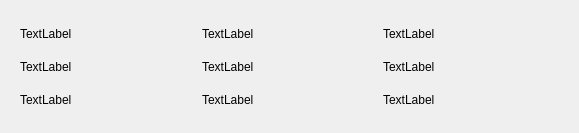
<?xml version="1.0" encoding="UTF-8"?>
<ui version="4.0">
 <class>ItemInfo</class>
 <widget class="QWidget" name="ItemInfo">
  <property name="geometry">
   <rect>
    <x>0</x>
    <y>0</y>
    <width>579</width>
    <height>133</height>
   </rect>
  </property>
  <property name="windowTitle">
   <string>Form</string>
  </property>
  <layout class="QGridLayout" name="gridLayout_2">
   <item row="0" column="0">
    <layout class="QGridLayout" name="gridLayout">
     <item row="0" column="0">
      <widget class="QFrame" name="frame">
       <property name="autoFillBackground">
        <bool>false</bool>
       </property>
       <property name="frameShape">
        <enum>QFrame::NoFrame</enum>
       </property>
       <property name="frameShadow">
        <enum>QFrame::Plain</enum>
       </property>
       <layout class="QGridLayout" name="gridLayout_3">
        <item row="0" column="0">
         <widget class="QLabel" name="label">
          <property name="text">
           <string>TextLabel</string>
          </property>
         </widget>
        </item>
        <item row="1" column="0">
         <widget class="QLabel" name="label_2">
          <property name="text">
           <string>TextLabel</string>
          </property>
         </widget>
        </item>
        <item row="2" column="0">
         <widget class="QLabel" name="label_3">
          <property name="text">
           <string>TextLabel</string>
          </property>
         </widget>
        </item>
        <item row="0" column="1">
         <widget class="QLabel" name="label_4">
          <property name="text">
           <string>TextLabel</string>
          </property>
         </widget>
        </item>
        <item row="0" column="2">
         <widget class="QLabel" name="label_5">
          <property name="text">
           <string>TextLabel</string>
          </property>
         </widget>
        </item>
        <item row="1" column="1">
         <widget class="QLabel" name="label_6">
          <property name="text">
           <string>TextLabel</string>
          </property>
         </widget>
        </item>
        <item row="2" column="1">
         <widget class="QLabel" name="label_7">
          <property name="text">
           <string>TextLabel</string>
          </property>
         </widget>
        </item>
        <item row="1" column="2">
         <widget class="QLabel" name="label_8">
          <property name="text">
           <string>TextLabel</string>
          </property>
         </widget>
        </item>
        <item row="2" column="2">
         <widget class="QLabel" name="label_9">
          <property name="text">
           <string>TextLabel</string>
          </property>
         </widget>
        </item>
       </layout>
      </widget>
     </item>
    </layout>
   </item>
  </layout>
 </widget>
 <resources/>
 <connections/>
</ui>
